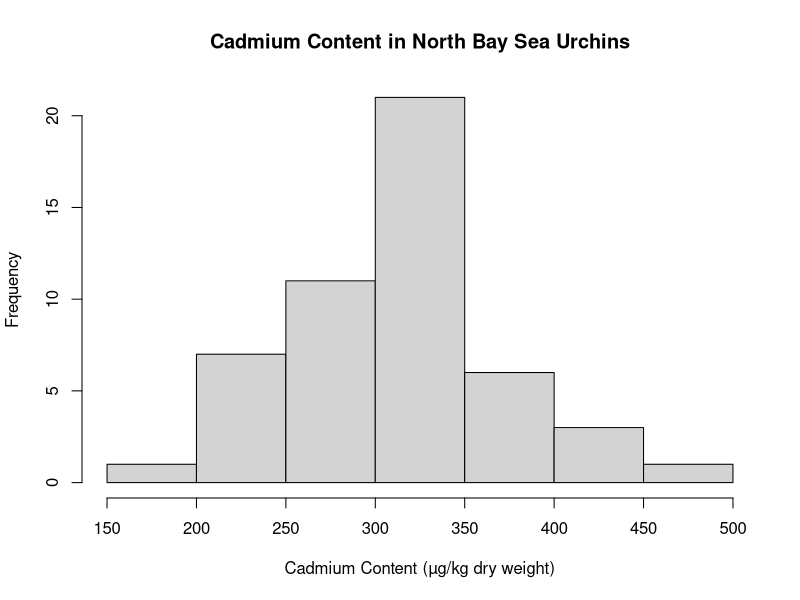
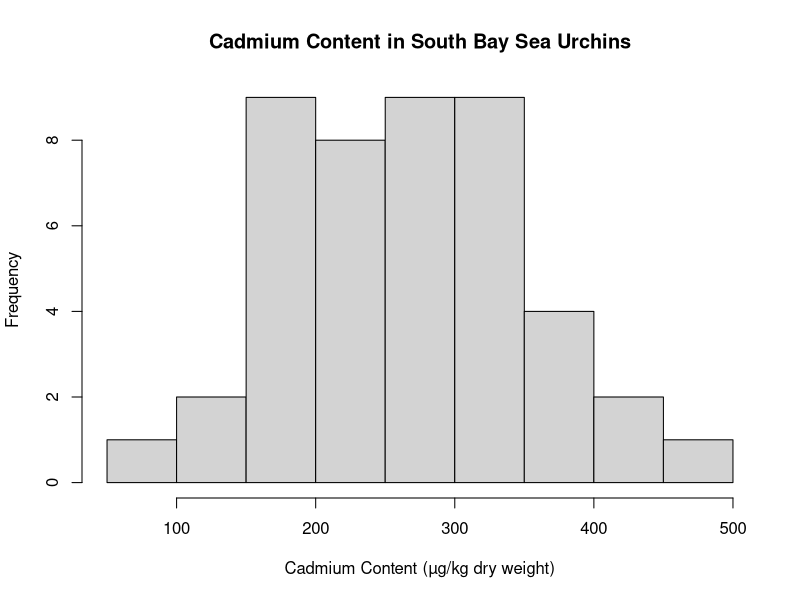
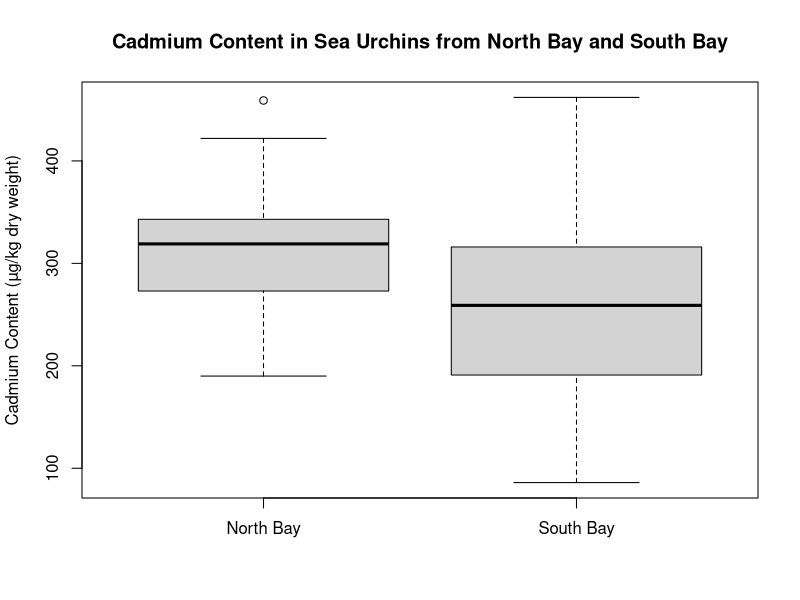
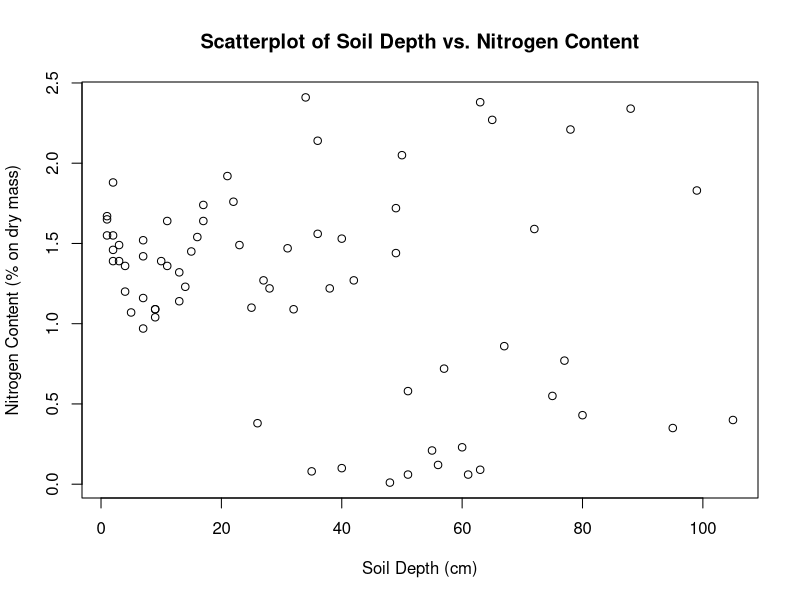

Generate these figures, in order, with R:
## ---- chunk 1
knitr::opts_chunk$set(echo = TRUE)
## ---- chunk 2

data <- scan("urchinData.txt", what=numeric(), skip=1, nlines=5)
north_bay <- data[1:50]
data <- scan("urchinData.txt", what=numeric(), skip=8)
south_bay <- data

hist(north_bay, main="Cadmium Content in North Bay Sea Urchins", xlab="Cadmium Content (µg/kg dry weight)")


## ---- chunk 3
hist(south_bay, main="Cadmium Content in South Bay Sea Urchins", xlab="Cadmium Content (µg/kg dry weight)")

## ---- chunk 4
boxplot(north_bay, south_bay, names=c("North Bay", "South Bay"), main="Cadmium Content in Sea Urchins from North Bay and South Bay", ylab="Cadmium Content (µg/kg dry weight)")

## ---- chunk 5

mean_north_bay <- mean(north_bay)
sd_north_bay <- sd(north_bay)
mean_north_bay
sd_north_bay


mean_south_bay <- mean(south_bay)
sd_south_bay <- sd(south_bay)
mean_south_bay
sd_south_bay

## ---- chunk 6

permaFrost <- read.csv("permaFrost.csv")

x <- permaFrost$Soil_depth_cm
y <- permaFrost$Ncontent_percentage_on_drymass

plot(x,y,
     main="Scatterplot of Soil Depth vs. Nitrogen Content",
     xlab="Soil Depth (cm)",
     ylab="Nitrogen Content (% on dry mass)")
## ---- chunk 7
cov(x,y)
